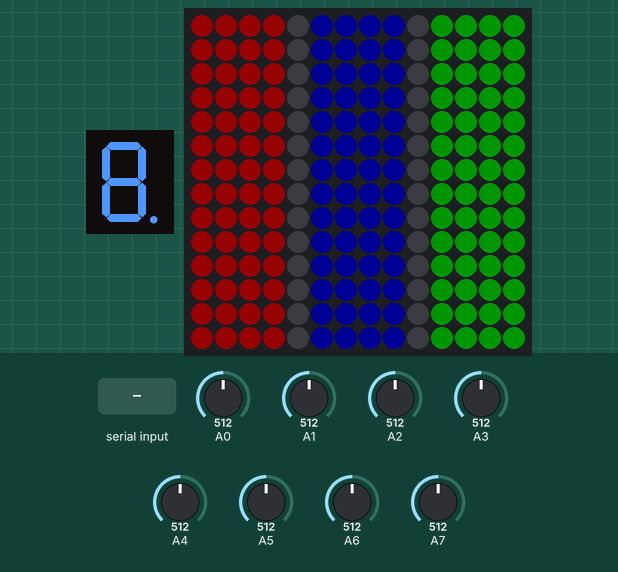
Simulated run of this sketch. Board: Arduino Uno, built with avr-gcc and run on an emulated ATmega328P. Shown: 1-digit seven-segment display, 14×14 RGB LED matrix (first LED top left, wired row by row). Wiring (inferred from the names in the program): 1-digit 7-segment display, segments lit when LOW: segments pin 12, pin 11, pin 10, pin 9, pin 8, pin 7, pin 6, pin 5. The inputs (shaded band) are chosen by the test bench; at power-on: A0 = 512, A1 = 512, A2 = 512, A3 = 512, A4 = 512, A5 = 512, A6 = 512, A7 = 512. Dim RGB values are drawn brighter than linear; the board resets itself during the run and starts again; random numbers use the default seed unless the sketch sets one; the segment pins are drawn as the display they are named for.

Above: at 1.2 s.
1.3 s: "B" received over Serial
At 1.8 s:
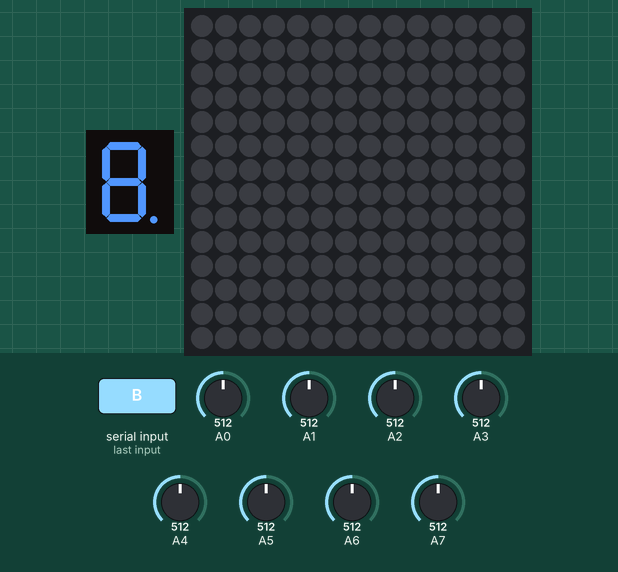
7.3 s: "F" received over Serial
At 8.0 s:
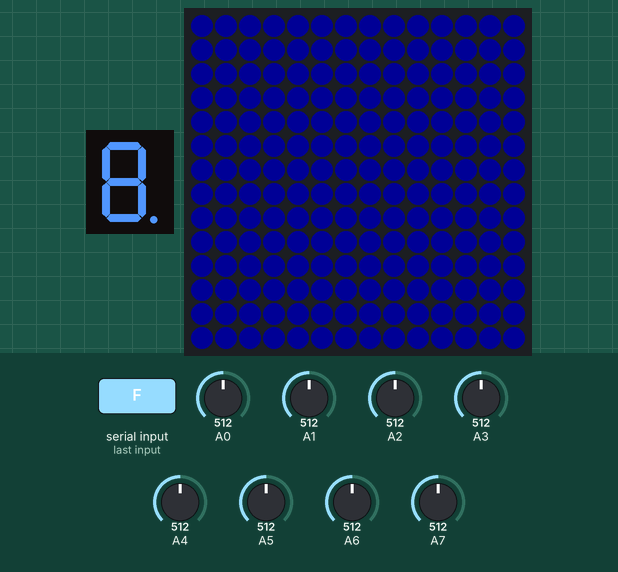
8.8 s: "T" received over Serial
At 15.6 s:
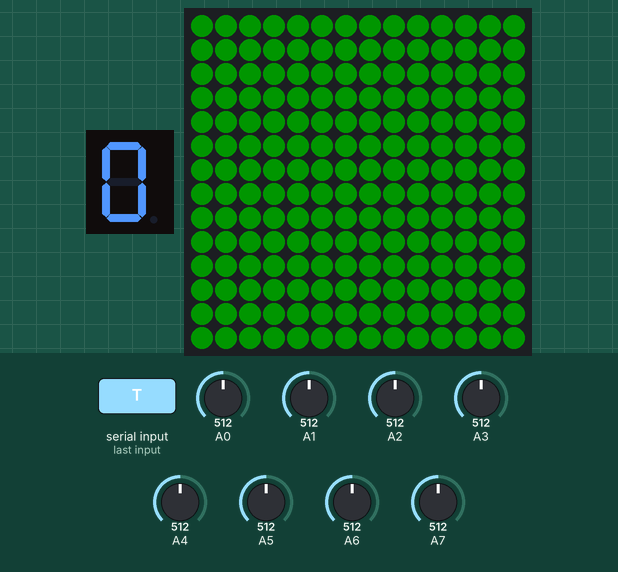
17.2 s: "Y" received over Serial
At 19.0 s:
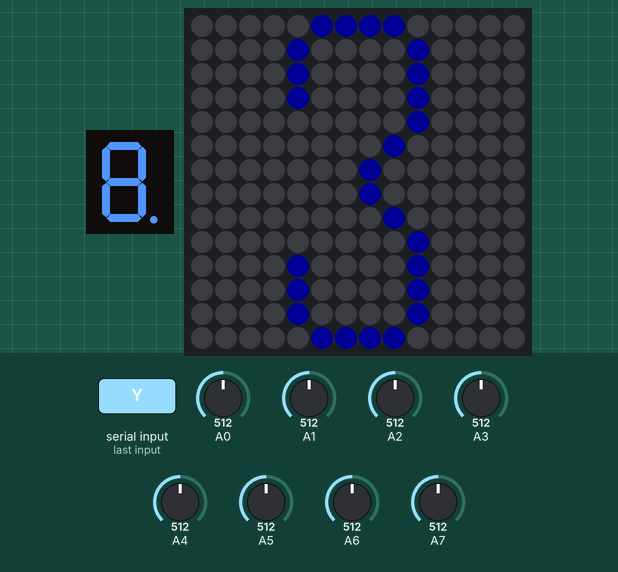
Timing chart, 0 to 20.5 s (numbered marks = the images above; inputs shaded):
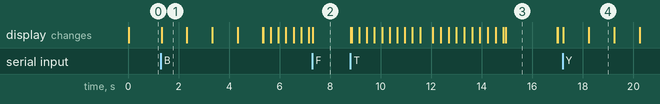

Measured:
- what the display in image 1 shows lasts 1.0 s, from 1.3 s to 2.3 s
- what the display in image 3 shows lasts 2.0 s, from 15.0 s to 17.0 s

The sketch:

Arduino_snake.ino
```cpp
#include <avr/wdt.h>
#include "game.h"

volatile char lastButtonPress = 0;
char* lastButtonPressPtr = &lastButtonPress;

static const char allowedChars[] = { 'U','D','L','R','Y','A','B','X','T','F' };

void setup()
{
  for ( uint8_t i = 0; i < 8; i++ ) pinMode( leds::dataPins[ i ],OUTPUT );

  Serial.begin( 115200 );
  while( !Serial );

  randomSeed( analogRandomSeed() );
}


void loop()
{
  game::game( lastButtonPressPtr );
}


void serialEvent()
{
  if( Serial.available() > 0 )
  {
    char inChar = (char)Serial.read();

    if( !flags::canProcessInput ) return;

    for( uint8_t i = 0; i < sizeof( allowedChars ) / sizeof( allowedChars[ 0 ] ); i++ )
    {
      if( inChar == allowedChars[ i ] )
      {
        *lastButtonPressPtr = inChar;
        break;
      }
    }
  }
}


void softwareReset()
{
  wdt_enable( WDTO_15MS );
  while( true ) {}
}


uint16_t analogRandomSeed()
{
  uint16_t sum = 0;

  for( uint8_t i = 0; i < 8; i++ ) sum += analogRead( i );

  return sum;
}
```

colors.h
```cpp
#ifndef COLORS_H
#define COLORS_H

#include <stdint.h>

namespace colors
{
  // 0xWWGGRRBB
  static const uint32_t BRIGHT_GREEN   = 0x00FF0000;
  static const uint32_t BRIGHT_RED     = 0x0000FF00;
  static const uint32_t BRIGHT_BLUE    = 0x000000FF;

  static const uint32_t GREEN          = 0x00440000;
  static const uint32_t RED            = 0x00004400;
  static const uint32_t BLUE           = 0x00000044;

  static const uint32_t BRIGHT_MAGENTA = BRIGHT_RED | BRIGHT_BLUE;
  static const uint32_t MAGENTA        = BLUE  | RED;
  static const uint32_t YELLOW         = GREEN | RED;
  static const uint32_t CYAN           = GREEN | BLUE;

  static const uint32_t BRIGHT_WHITE   = 0xFFFFFFFF;
  static const uint32_t WHITE          = 0x44444444;
  static const uint32_t OFF            = 0x00000000;
}


#endif 
```

flags.h
```cpp
#ifndef FLAGS_H
#define FLAGS_H

namespace flags
{
  inline volatile bool canProcessInput;
  inline volatile bool isJoystickConnected;
}


#endif
```

game.cpp
```cpp
#include "game.h"

void game::_eventHandler( char* lastButtonPressPtr )
{
  if( *lastButtonPressPtr != 0 )
  {
    String buttonPressed = String( *lastButtonPressPtr );

    if( buttonPressed == "F" )
    {
      flags::isJoystickConnected = false;
      game::_currentGameState = game::gameState::JOYSTICK_NOT_CONNECTED;
    }

    if( buttonPressed == "T" )
    {
      flags::isJoystickConnected = true;
      game::_currentGameState = game::gameState::INIT;
    }

    switch( game::_currentGameState )
    {
      case game::gameState::SELECT_DIFFICULTY:
        if( buttonPressed == "B"  || buttonPressed == "Y" || buttonPressed == "A" )
        {
               if( buttonPressed == "B" ) config::setDifficulty( config::difficulty::EASY );
          else if( buttonPressed == "Y" ) config::setDifficulty( config::difficulty::MEDIUM );
          else if( buttonPressed == "A" ) config::setDifficulty( config::difficulty::HARD );

          game::_hasDifficultyBeenSet = true;
        }
        break;

      case game::gameState::GAME:
        snake::enqueueDirection( buttonPressed );
        break;
    }
    *lastButtonPressPtr = 0;
  }
}

void game::game( char* lastButtonPressPtr )
{
  unsigned long currentTime = millis();
  bool update = currentTime - game::_lastTime >= config::getGameConfig().UPDATE_DELAY;

  game::_eventHandler( lastButtonPressPtr );

  switch( game::_currentGameState )
  {
    case game::gameState::INIT:
      leds::init();
      flags::canProcessInput = true;
      game::_currentGameState = game::gameState::SELECT_DIFFICULTY;
      break;

    case game::gameState::SELECT_DIFFICULTY:
      leds::displayConfigScene();

      if( game::_hasDifficultyBeenSet )
      {
        game::_currentGameState = game::gameState::STARTUP_SEQUENCE;
        flags::canProcessInput = false;
      }
      break;

    case game::gameState::STARTUP_SEQUENCE:
      if( !sequence::isStartupSequenceDone ) sequence::startupSequence();
      else
      {
        snake::initBoard();
        snake::initSnake();
        snake::initFood();

        game::_currentGameState = game::gameState::GAME;
      }
      break;

    case game::gameState::GAME:
      if( update )
      {
        game::_lastTime = currentTime;

        snake::move();
        leds::displayBoard( snake::board,snake::linearSnakeHeadIndex );
        leds::sevenSegmentDisplayWrite( snake::snakeVec.size() - config::INIT_SNAKE_LENGTH );

        if( snake::hasGameEnded() ) game::_currentGameState = game::gameState::ENDING_SEQUENCE;
      }
      break;

    case game::gameState::ENDING_SEQUENCE:
      if( snake::hasWon() ) sequence::gamewonSequence();
      else sequence::gameoverSequence();

      softwareReset();

    case game::gameState::JOYSTICK_NOT_CONNECTED:
      leds::displayColor( colors::BLUE );
      break;
  }
}
```

game.h
```cpp
#ifndef GAME_H
#define GAME_H

#include "sequences.h"

void softwareReset();

namespace game
{
  enum gameState
  {
    INIT,
    SELECT_DIFFICULTY,
    STARTUP_SEQUENCE,
    GAME,
    ENDING_SEQUENCE,
    JOYSTICK_NOT_CONNECTED
  };

  static unsigned long _lastTime = 0;
  static gameState _currentGameState = gameState::INIT;
  static bool _hasDifficultyBeenSet = false;

  void _eventHandler( char* lastButtonPressPtr );
  void game( char* lastButtonPressPtr );
}

#endif
```

leds.cpp
```cpp
#include "leds.h"

void leds::init()
{
  leds::_leds.begin();
  leds::_leds.setBrightness( config::BOARD_BRIGHTNESS );
  leds::clear();
}


void leds::sevenSegmentDisplayWrite( uint8_t input )
{
  for( uint8_t i = 0; i < 8; i++ )
  {
    if( input & ( 1 << i ) ) digitalWrite( leds::dataPins[ i ],HIGH );
    else digitalWrite( leds::dataPins[ i ],LOW );
  }
}


void leds::displayBoard( const uint8_t* board,uint8_t snakeHeadLinearIndex )
{
  for( uint8_t i = 0; i < leds::SIZE; i++ )
  {
         if( board[ i ] == '/' ) leds::_leds.setPixelColor( i,config::getGameConfig().BORDER_COLOR );
    else if( board[ i ] == 'O' ) leds::_leds.setPixelColor( i,config::getGameConfig().SNAKE_BODY_COLOR );
    else if( board[ i ] == 'X' ) leds::_leds.setPixelColor( i,config::FOOD_COLOR );
    else if( board[ i ] == ' ' ) leds::_leds.setPixelColor( i,colors::OFF );
  }
  leds::_leds.setPixelColor( snakeHeadLinearIndex,config::getGameConfig().SNAKE_HEAD_COLOR );

  leds::_leds.show();
}


void leds::clear()
{
  for( uint8_t i = 0; i < leds::SIZE; i++ ) leds::_leds.setPixelColor( i,colors::OFF );

  leds::_leds.show();
}


void leds::displayDigit( const char* digit,uint32_t color )
{
  for( uint8_t row = 0; row < leds::HEIGHT; row++ )
  {
    uint8_t col_index = 0;

    for( col_index; col_index < 4; col_index++ )
       leds::_leds.setPixelColor( row * leds::WIDTH + col_index,colors::OFF );

    for( uint8_t col = 0; col < 6; col++,col_index++ )
    {
       if( digit[ row * 6 + col ] ) leds::_leds.setPixelColor( row * leds::WIDTH + col_index,color );
    }

    for( col_index; col_index < 14; col_index++ )
       leds::_leds.setPixelColor( row * leds::WIDTH + col_index,colors::OFF );
  }

  leds::_leds.show();
}


void leds::displayPixel( uint8_t pixelIndex,uint32_t color )
{
  leds::_leds.setPixelColor( pixelIndex,color );
  leds::_leds.show();
}


void leds::displayColor( uint32_t color )
{
  for( uint8_t i = 0; i < leds::SIZE; i++ ) leds::_leds.setPixelColor( i,color );

  leds::_leds.show();
}


void leds::displayConfigScene()
{
  for( uint8_t i = 0; i < leds::SIZE; i++ )
  {
    if( i % leds::WIDTH >= 0  && i % leds::WIDTH < 4 )  leds::_leds.setPixelColor( i,colors::GREEN );
    if( i % leds::WIDTH >= 5  && i % leds::WIDTH < 9 )  leds::_leds.setPixelColor( i,colors::BLUE );
    if( i % leds::WIDTH >= 10 && i % leds::WIDTH < 14 ) leds::_leds.setPixelColor( i,colors::RED );
  }

  leds::_leds.show();
}


void leds::drawSquare( uint8_t topLeftCornerRow,uint8_t topLeftCornerCol,uint8_t sideLength,uint32_t color )
{
  leds::_drawHorizontalLine( topLeftCornerRow,topLeftCornerCol,sideLength,color );
  leds::_drawHorizontalLine( topLeftCornerRow + sideLength - 1,topLeftCornerCol,sideLength,color );
  leds::_drawVerticalLine( topLeftCornerRow,topLeftCornerCol,sideLength,color );
  leds::_drawVerticalLine( topLeftCornerRow,topLeftCornerCol + sideLength - 1,sideLength,color );

  leds::_leds.show();
}


void leds::_drawHorizontalLine( uint8_t row,uint8_t col,uint8_t length,uint32_t color )
{
  for( uint8_t i = 0; i < length; i++ )  leds::_leds.setPixelColor( row * leds::WIDTH + col + i,color );
}


void leds::_drawVerticalLine( uint8_t row,uint8_t col,uint8_t length,uint32_t color )
{
  for( uint8_t i = 0; i < length; i++ )  leds::_leds.setPixelColor( row * leds::WIDTH + col + ( i * leds::WIDTH ),color );
}


void leds::drawSpiral( int16_t delayMs,uint32_t color )
{
  uint8_t pixelIndex = 0;
  uint8_t* currentPixelIndex = &pixelIndex;

  uint8_t initHeight = leds::HEIGHT;
  uint8_t initWidth = leds::WIDTH;

  _movePixelRight( leds::WIDTH,currentPixelIndex,delayMs,color  );

  for( uint8_t i = 0; i < leds::WIDTH / 2; i++ )
  {
    leds::_movePixelDown( initHeight--,currentPixelIndex,delayMs,color );
    leds::_movePixelLeft( initWidth--,currentPixelIndex,delayMs,color );
    leds::_movePixelUp( initHeight--,currentPixelIndex,delayMs,color );
    leds::_movePixelRight( initWidth--,currentPixelIndex,delayMs,color );
  }
}


void leds::_movePixelRight( uint8_t numPixels,uint8_t* currentPixelIndex,int16_t delayMs,uint32_t color )
{
  for( uint8_t i = 0; i < numPixels; i++ )
  {
    leds::displayPixel( (*currentPixelIndex)++,color );
    delay( delayMs );
  }
  (*currentPixelIndex)--;
}


void leds::_movePixelDown( uint8_t numPixels,uint8_t* currentPixelIndex,int16_t delayMs,uint32_t color  )
{
  for( uint8_t i = 0; i < numPixels; i++ )
  {
    leds::displayPixel( (*currentPixelIndex)+= leds::WIDTH,color );
    delay( delayMs );
  }
  (*currentPixelIndex)-= leds::WIDTH;
}


void leds::_movePixelLeft( uint8_t numPixels,uint8_t* currentPixelIndex,int16_t delayMs,uint32_t color  )
{
  for( uint8_t i = 0; i < numPixels; i++ )
  {
    leds::displayPixel( (*currentPixelIndex)--,color );
    delay( delayMs );
  }
  (*currentPixelIndex)++;
}


void leds::_movePixelUp( uint8_t numPixels,uint8_t* currentPixelIndex,int16_t delayMs,uint32_t color  )
{
  for( uint8_t i = 0; i < numPixels; i++ )
  {
    leds::displayPixel( (*currentPixelIndex)-= leds::WIDTH,color);
    delay( delayMs );
  }
  (*currentPixelIndex)+= leds::WIDTH;
}
```

leds.h
```cpp
#ifndef LEDS_H
#define LEDS_H

#include <Adafruit_NeoPixel.h>
#include "config.h"

#define LED_PIN     13

namespace leds
{
  const uint8_t WIDTH = 14;
  const uint8_t HEIGHT = 14;

  const uint8_t SIZE = WIDTH * HEIGHT;

  inline Adafruit_NeoPixel _leds( leds::SIZE,LED_PIN,NEO_GRB + NEO_KHZ800 );

  const uint8_t dataPins[ 8 ] = { 5,6,7,8,9,10,11,12 };

  void init();
  void clear();

  void sevenSegmentDisplayWrite( uint8_t input );

  void displayBoard( const uint8_t* board,uint8_t snakeHeadLinearIndex );
  void displayDigit( const char* digit,uint32_t color );
  void displayPixel( uint8_t pixelIndex,uint32_t color );
  void displayColor( uint32_t color );
  void displayConfigScene();

  void drawSquare( uint8_t topLeftCornerRow,uint8_t topLeftCornerCol,uint8_t sideLength,uint32_t color );
  void _drawHorizontalLine( uint8_t row,uint8_t col,uint8_t length,uint32_t color );
  void _drawVerticalLine( uint8_t row,uint8_t col,uint8_t length,uint32_t color );

  void drawSpiral( int16_t delayMs,uint32_t color );
  void _movePixelRight( uint8_t numPixels,uint8_t* currentPixelIndex,int16_t delayMs,uint32_t color );
  void _movePixelDown(  uint8_t numPixels,uint8_t* currentPixelIndex,int16_t delayMs,uint32_t color );
  void _movePixelLeft(  uint8_t numPixels,uint8_t* currentPixelIndex,int16_t delayMs,uint32_t color );
  void _movePixelUp(    uint8_t numPixels,uint8_t* currentPixelIndex,int16_t delayMs,uint32_t color );
}

#endif
```

segment.h
```cpp
#ifndef SEGMENT_H
#define SEGMENT_H

#include <stdint.h>

class Segment
{
  protected:
    uint8_t _row;
    uint8_t _col;

  protected:
    Segment(){}
	  Segment( uint8_t row,uint8_t col )
      :
      _row( row ),
      _col( col )
      {}

  public:
    bool operator==( const Segment& other ) const
    {
        return _row == other._row && _col == other._col;
    }
};


class SnakeSegment : public Segment
{
  public:
    SnakeSegment() : Segment() {}
    SnakeSegment( uint8_t row,uint8_t col ) : Segment( row,col ) {}

    inline void incRow(){ this->_row++; }
    inline void incCol(){ this->_col++; }
    inline void decRow(){ this->_row--; }
    inline void decCol(){ this->_col--; }

    inline uint8_t getRow() const { return this->_row; }
    inline uint8_t getCol() const { return this->_col; }
};


class FoodSegment : public Segment
{
  public:
    FoodSegment() : Segment() {}
    FoodSegment( uint8_t row,uint8_t col ) : Segment( row,col ) {}
};


#endif
```

sequences.cpp
```cpp
#include "sequences.h"

void sequence::startupSequence()
{
  uint64_t currentMillis = millis();
  bool update = currentMillis - sequence::_previousMillis >= sequence::_oneSecondDelay;

  switch( sequence::_currentState )
  {
    case sequence::startupState::INIT:
      leds::clear();
      sequence::_previousMillis = currentMillis;
      sequence::_currentState = sequence::startupState::SHOW_DIGIT_3;
      break;

    case sequence::startupState::SHOW_DIGIT_3:
      if( update )
      {
        leds::displayDigit( digits::digit_3,config::getGameConfig().SNAKE_BODY_COLOR );
        sequence::_currentState = sequence::startupState::SHOW_DIGIT_2;
        sequence::_previousMillis = currentMillis;
      }
      break;

    case sequence::startupState::SHOW_DIGIT_2:
      if( update )
      {
        leds::clear();
        leds::displayDigit( digits::digit_2,config::getGameConfig().SNAKE_BODY_COLOR );
        sequence::_currentState = sequence::startupState::SHOW_DIGIT_1;
        sequence::_previousMillis = currentMillis;
      }
      break;

    case sequence::startupState::SHOW_DIGIT_1:
      if( update )
      {
        leds::clear();
        leds::displayDigit( digits::digit_1,config::getGameConfig().SNAKE_BODY_COLOR );
        sequence::_currentState = sequence::startupState::DONE;
        sequence::_previousMillis = currentMillis;
      }
      break;

    case sequence::startupState::DONE:
      if( update )
      {
        leds::clear();
        flags::canProcessInput = true;
        sequence::isStartupSequenceDone = true;
      }
      break;
  }
}


void sequence::gameoverSequence()
{
  delay( sequence::_halfSecondDelay );

  leds::drawSpiral( sequence::_fiveMsDelay,sequence::_spiralColor );

  delay( sequence::_twoSecondDelay );
}


void sequence::gamewonSequence()
{
  delay( sequence::_halfSecondDelay );

  leds::drawSquare( 6,6,2,colors::CYAN );
  delay( sequence::_halfSecondDelay );

  leds::drawSquare( 5,5,4,colors::YELLOW );
  delay( sequence::_halfSecondDelay );

  leds::drawSquare( 4,4,6,colors::BLUE );
  delay( sequence::_halfSecondDelay );

  leds::drawSquare( 3,3,8,colors::RED );
  delay( sequence::_halfSecondDelay );

  leds::drawSquare( 2,2,10,colors::WHITE );
  delay( sequence::_halfSecondDelay );

  leds::drawSquare( 1,1,12,colors::MAGENTA );
  delay( sequence::_halfSecondDelay );

  leds::drawSquare( 0,0,14,colors::GREEN );

  delay( sequence::_fiveteenSecondDelay );
}
```

sequences.h
```cpp
#ifndef SEQUENCES_H
#define SEQUENCES_H

#include "digits.h"
#include "flags.h"
#include "snake.h"

namespace sequence
{
  enum startupState
  {
    INIT,
    SHOW_DIGIT_3,
    SHOW_DIGIT_2,
    SHOW_DIGIT_1,
    DONE
  };

  inline uint64_t _previousMillis = 0;

  static const uint8_t  _fiveMsDelay     = 5;
  static const uint16_t _halfSecondDelay = 500;
  static const uint16_t _oneSecondDelay  = 1000;
  static const uint16_t _twoSecondDelay  = 2000;
  static const uint16_t _fiveteenSecondDelay = 15000;


  inline startupState _currentState = startupState::INIT;
  inline volatile bool isStartupSequenceDone = false;
  static const uint32_t _spiralColor = colors::RED;

  void startupSequence();
  void gameoverSequence();
  void gamewonSequence();
}

#endif
```

snake.h
```cpp
#ifndef SNAKE_H
#define SNAKE_H

#include "segment.h"
#include "leds.h"
#include <Vector.h>
#include <cppQueue.h>

namespace snake
{
  enum direction
  {
    UP,
    DOWN,
    LEFT,
    RIGHT
  }
  inline volatile lastDir = snake::direction::RIGHT;
  inline cppQueue	_directionQueue( sizeof( snake::direction ),20,FIFO );

  inline SnakeSegment _storage[ leds::SIZE ];
  inline Vector< SnakeSegment > snakeVec( _storage );
  inline uint8_t board[ leds::SIZE ];

  inline FoodSegment _food;
  inline uint8_t linearSnakeHeadIndex;


  void initBoard();
  void initSnake();
  void initFood();

  void enqueueDirection( String direction );
  void move();
  void deleteEndOfSnake();

  bool hasWon();
  bool hasLost();
  inline bool hasGameEnded(){ return hasWon() || hasLost(); }
}


#endif
```

config.h
```cpp
#ifndef CONFIG_H
#define CONFIG_H

#include "colors.h"

namespace config
{
  static const uint8_t  INIT_SNAKE_LENGTH = 3;
  static const uint8_t  BOARD_BRIGHTNESS = 80;
  static const uint32_t FOOD_COLOR = colors::BRIGHT_MAGENTA;

  enum difficulty
  {
    EASY,
    MEDIUM,
    HARD
  }

  inline _difficulty;
  inline void setDifficulty( config::difficulty difficulty ){ _difficulty = difficulty; }

  struct gameConfig
  {
    const uint32_t SNAKE_HEAD_COLOR;
    const uint32_t SNAKE_BODY_COLOR;
    const uint32_t BORDER_COLOR;
    const uint64_t UPDATE_DELAY;

    gameConfig( uint32_t snakeHeadColor,uint32_t snakeBodyColor,uint32_t borderColor,uint64_t updateDelay )
      :
      SNAKE_HEAD_COLOR( snakeHeadColor ),
      SNAKE_BODY_COLOR( snakeBodyColor ),
      BORDER_COLOR( borderColor ),
      UPDATE_DELAY( updateDelay )
      {}
  };

  inline gameConfig getGameConfig()
  {
    switch( _difficulty )
    {
      case EASY:
          return gameConfig( colors::BRIGHT_GREEN,colors::GREEN,colors::WHITE,300 );
      case MEDIUM:
          return gameConfig( colors::BRIGHT_BLUE,colors::BLUE,colors::YELLOW,200 );
      case HARD:
          return gameConfig( colors::BRIGHT_RED,colors::RED,colors::CYAN,100 );
    }
  }
}


#endif 
```

Source omitted: digits.h (data table, 912 bytes), snake.cpp (3747 bytes)
